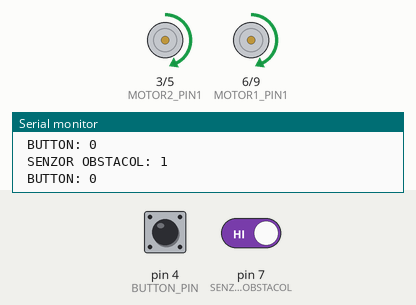
Simulated run of this sketch. Board: Arduino Uno, built with avr-gcc and run on an emulated ATmega328P. Parts: motor-driver pin pairs drawn as motors (green arrow = first pin HIGH = forward, orange = second pin HIGH = backward, longer = more drive), the last lines printed to the serial monitor. The test bench sets the inputs (shaded band); at power-on: pin 7 (SENZOR_OBSTACOL) HIGH, pin 4 (BUTTON_PIN) LOW.

Above: at 1.2 s.
1.3 s: pin 7 (SENZOR_OBSTACOL) driven LOW
At 2.1 s:
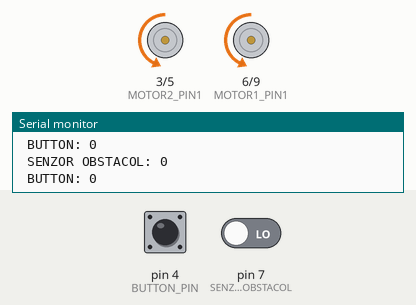
4.3 s: pin 7 (SENZOR_OBSTACOL) driven HIGH
At 5.1 s:
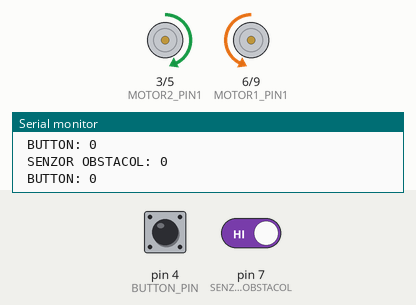
Timing chart, 0 to 7.3 s (numbered marks = the images above; inputs shaded):
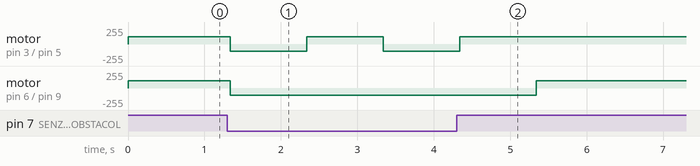

Measured:
- after the input at 1.3 s, motor on pin 3 (MOTOR2_PIN1) / pin 5 (MOTOR2_PIN2): forward 110/255 → backward 110/255 at once, → forward 110/255 1.0 s later, → backward 110/255 1.0 s later; motor on pin 6 (MOTOR1_PIN1) / pin 9 (MOTOR1_PIN2): forward 110/255 → backward 110/255 at once
- after the input at 4.3 s, motor on pin 3 (MOTOR2_PIN1) / pin 5 (MOTOR2_PIN2): goes on until 4.3 s, then stays forward 110/255; motor on pin 6 (MOTOR1_PIN1) / pin 9 (MOTOR1_PIN2): backward 110/255 → forward 110/255 after 1.0 s

The sketch:

obstacles.ino
```cpp
#define SENZOR_OBSTACOL 7
#define SPEED 110

int MOTOR2_PIN1 = 3;
int MOTOR2_PIN2 = 5;
int MOTOR1_PIN1 = 6;
int MOTOR1_PIN2 = 9;
int BUTTON_PIN = 4;

boolean startEngine = false;

void setup() {
  pinMode(MOTOR1_PIN1, OUTPUT);
  pinMode(MOTOR1_PIN2, OUTPUT);
  pinMode(MOTOR2_PIN1, OUTPUT);
  pinMode(MOTOR2_PIN2, OUTPUT);
  //pinMode(BUTTON_PIN, INPUT);
  Serial.begin(9600);
}

void loop() {

  int senzorObstacol = digitalRead(SENZOR_OBSTACOL);
  int btn = digitalRead(BUTTON_PIN);

  Serial.print(" SENZOR OBSTACOL: ");
  Serial.println(senzorObstacol);
  Serial.print(" BUTTON: ");
  Serial.println(btn);

//  if (btn == HIGH) {
//    startEngine = !startEngine;
//    Serial.print(" ENGINE IS: ");
//    Serial.println(startEngine);
//  }

  if (senzorObstacol == 0) {
    go(-SPEED, -SPEED);
    delay(1000);
    go(-SPEED, SPEED);
    delay(1000);
  } else {
    go(SPEED, SPEED);
  }
}

void go(int speedLeft, int speedRight) {
  if (speedLeft > 0) {
    analogWrite(MOTOR1_PIN1, speedLeft);
    analogWrite(MOTOR1_PIN2, 0);
  }
  else {
    analogWrite(MOTOR1_PIN1, 0);
    analogWrite(MOTOR1_PIN2, -speedLeft);
  }

  if (speedRight > 0) {
    analogWrite(MOTOR2_PIN1, speedRight);
    analogWrite(MOTOR2_PIN2, 0);
  } else {
    analogWrite(MOTOR2_PIN1, 0);
    analogWrite(MOTOR2_PIN2, -speedRight);
  }
}
```
